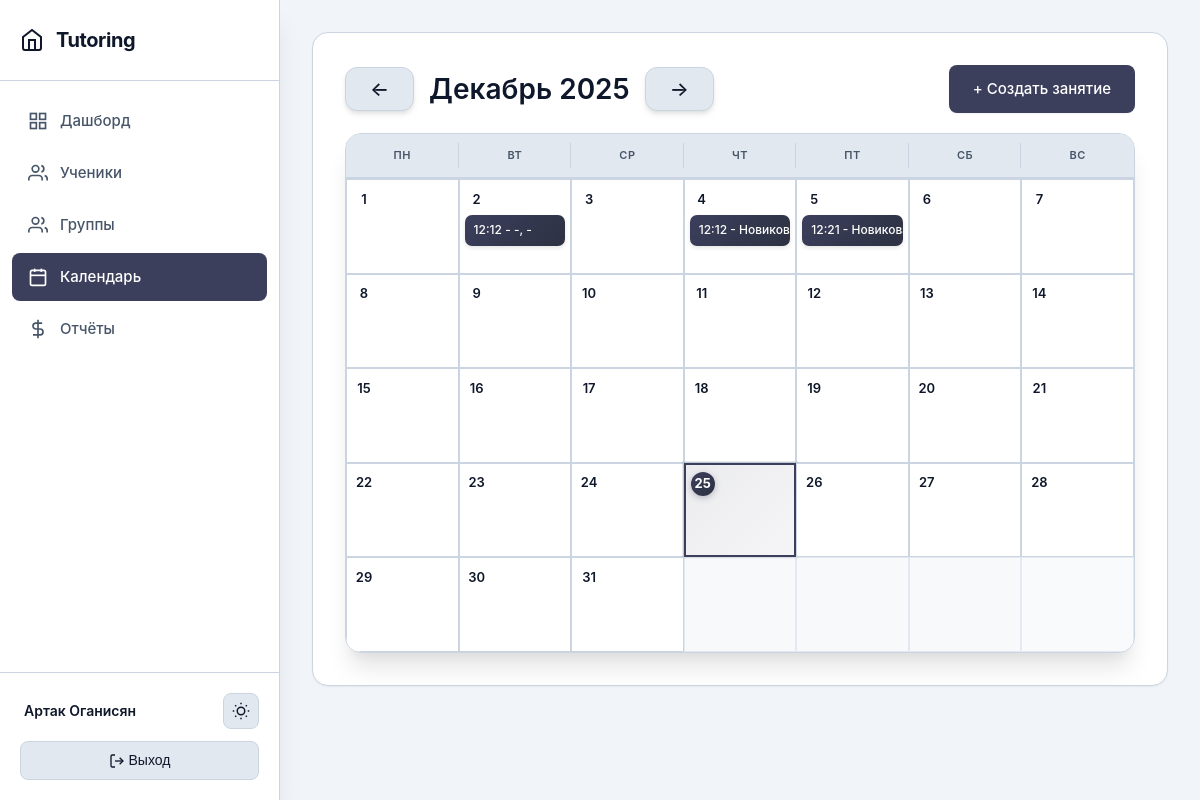
Before: /calendar/ (signed in) with the older database file.
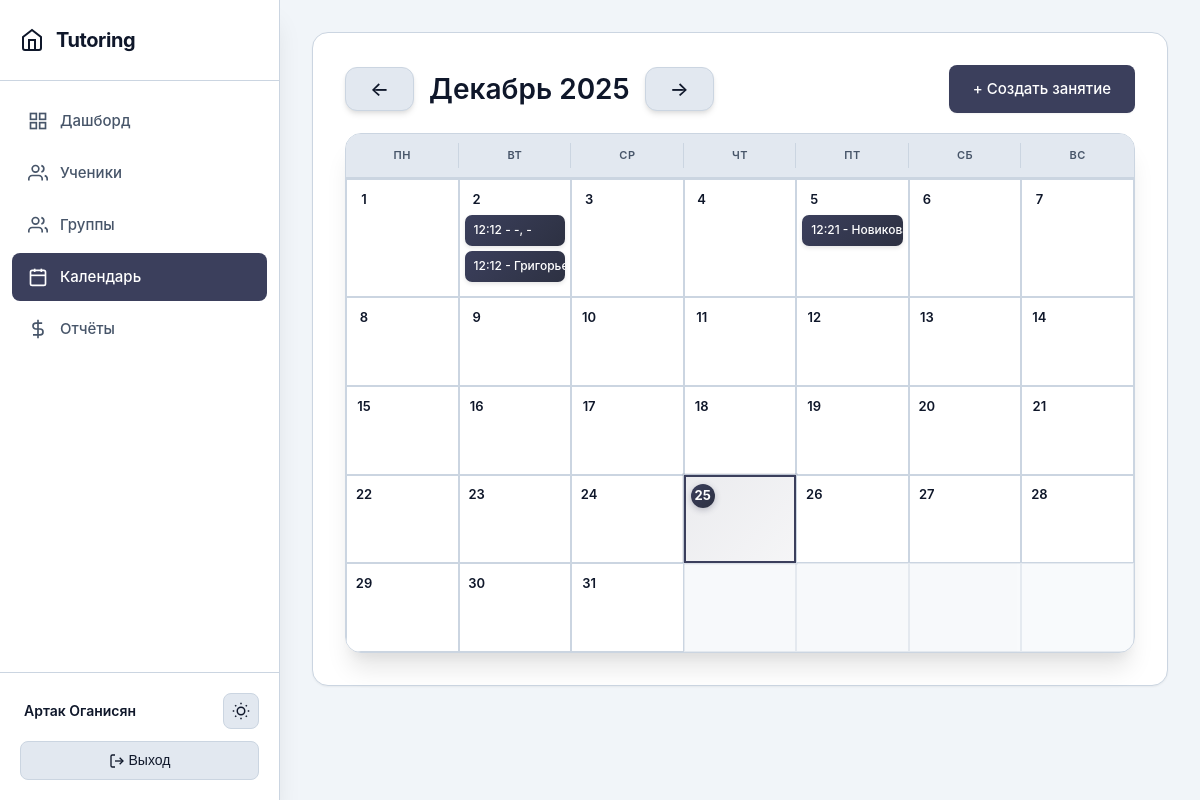
After: the same page with the newer database file.
### main/models.py (models this page shows, shortened)
class Lesson(models.Model):
    tutor = models.ForeignKey(Tutor, on_delete=models.CASCADE, related_name='lessons', verbose_name='Репетитор')
    students = models.ManyToManyField(Student, related_name='lessons', verbose_name='Ученики')
    date = models.DateField(verbose_name='Дата')
    time = models.TimeField(verbose_name='Время')
    duration = models.IntegerField(default=60, validators=[MinValueValidator(1)], verbose_name='Длительность (минуты)')
    lesson_price = models.DecimalField(max_digits=10, decimal_places=2, default=Decimal('0.00'), validators=[MinValueValidator(Decimal('0.00'))], verbose_name='Стоимость занятия (за одного ученика)')
    subject = models.CharField(max_length=200, blank=True, verbose_name='Предмет/Тема')
    notes = models.TextField(blank=True, verbose_name='Заметки')
    created_at = models.DateTimeField(auto_now_add=True, verbose_name='Дата создания')
    updated_at = models.DateTimeField(auto_now=True, verbose_name='Дата обновления')
    class Meta:
        verbose_name = 'Занятие'
        verbose_name_plural = 'Занятия'
        ordering = ['-date', '-time']

class Student(models.Model):
    tutor = models.ForeignKey(Tutor, on_delete=models.CASCADE, related_name='students', verbose_name='Репетитор')
    groups = models.ManyToManyField(StudentGroup, related_name='students', blank=True, verbose_name='Группы')
    first_name = models.CharField(max_length=100, verbose_name='Имя')
    last_name = models.CharField(max_length=100, verbose_name='Фамилия')
    phone = models.CharField(max_length=20, blank=True, null=True, verbose_name='Телефон')
    telegram = models.CharField(max_length=20, blank=True, null=True, verbose_name='Телеграм')
    created_at = models.DateTimeField(auto_now_add=True, verbose_name='Дата создания')
    updated_at = models.DateTimeField(auto_now=True, verbose_name='Дата обновления')
    grade = models.CharField(max_length=10, blank=True, null=True, verbose_name='Класс')
    notes = models.TextField(blank=True, verbose_name='Заметки')
    is_active = models.BooleanField(default=True, verbose_name='Активен')
    prepaid_balance = models.DecimalField(
        max_digits=10,
        decimal_places=2,
        default=Decimal('0.00'),
        verbose_name='Баланс предоплаты'
    )
    class Meta:
        verbose_name = 'Ученик'
        verbose_name_plural = 'Ученики'
        ordering = ['last_name', 'first_name']

### main/views.py (the view, shortened to what this page needs)
# urls.py: path('calendar/', views.calendar_view, name='calendar'),
@login_required
def calendar_view(request):
    tutor = get_tutor(request)
    if not tutor:
        messages.error(request, 'Профиль репетитора не найден.')
        return redirect('dashboard')
    now = timezone.now()
    try:
        year = int(request.GET.get('year', now.year))
        month = int(request.GET.get('month', now.month))
    except (ValueError, TypeError):
        year = now.year
        month = now.month
    today = now.date()
    try:
        week_offset = int(request.GET.get('week_offset', 0))
    except (ValueError, TypeError):
        week_offset = 0
    if month == 1:
        prev_month = 12
        prev_year = year - 1
    else:
        prev_month = month - 1
        prev_year = year
    if month == 12:
        next_month = 1
        next_year = year + 1
    else:
        next_month = month + 1
        next_year = year
    first_day = datetime(year, month, 1).date()
    last_day_num = monthrange(year, month)[1]
    last_day = datetime(year, month, last_day_num).date()
    lessons = Lesson.objects.filter(tutor=tutor, date__gte=first_day, date__lte=last_day).order_by('date', 'time')
    lessons_by_date = {}
    for lesson in lessons:
        date_key = lesson.date.strftime('%Y-%m-%d')
        if date_key not in lessons_by_date:
            lessons_by_date[date_key] = []
        lessons_by_date[date_key].append(lesson)
    first_weekday = first_day.weekday()  # 0 = понедельник, 6 = воскресенье
    calendar_days = []
    for _ in range(first_weekday):
        calendar_days.append(None)
    weekday_names = ['Понедельник', 'Вторник', 'Среда', 'Четверг', 'Пятница', 'Суббота', 'Воскресенье']
    for day in range(1, last_day_num + 1):
        date = datetime(year, month, day).date()
        date_key = date.strftime('%Y-%m-%d')
        calendar_days.append({
            'date': date,
            'lessons': lessons_by_date.get(date_key, []),
            'weekday_name': weekday_names[date.weekday()]
        })
    weeks = []
    week = []
    for day in calendar_days:
        week.append(day)
        if len(week) == 7:
            weeks.append(week)
            week = []
    if week:
        while len(week) < 7:
            week.append(None)
        weeks.append(week)
    base_week_index = None
    for i, week in enumerate(weeks):
        for day in week:
            if day and day['date'] == today:
                base_week_index = i
                break
        if base_week_index is not None:
            break
    if base_week_index is None:
        base_week_index = 0
    current_week_index = base_week_index + week_offset
    target_year = year
    target_month = month
    target_week_offset = week_offset
    if current_week_index < 0:
        current_week_index = 0
    elif current_week_index >= len(weeks):
        current_week_index = len(weeks) - 1
    current_week = weeks[current_week_index] if weeks and current_week_index < len(weeks) else []
    week_start_date = None
    week_end_date = None
    for day in current_week:
        if day:
            if week_start_date is None:
                week_start_date = day['date']
            week_end_date = day['date']
    if current_week_index >= len(weeks) - 1:
        next_week_year = next_year
        next_week_month = next_month
        next_week_offset = 0
    else:
        next_week_year = year
        next_week_month = month
        next_week_offset = week_offset + 1
    if current_week_index <= 0 and week_offset <= 0:
        if prev_month == 12:
            prev_first_day = datetime(prev_year, prev_month, 1).date()
        else:
            prev_first_day = datetime(prev_year, prev_month, 1).date()
        prev_last_day_num = monthrange(prev_year, prev_month)[1]
        prev_first_weekday = prev_first_day.weekday()
        prev_total_days = prev_last_day_num + prev_first_weekday
        prev_weeks_count = (prev_total_days + 6) // 7  # Округляем вверх
        prev_week_year = prev_year
        prev_week_month = prev_month
        prev_week_offset = prev_weeks_count - 1  # Показываем последнюю неделю предыдущего месяца
    else:
        prev_week_year = year
        prev_week_month = month
        prev_week_offset = week_offset - 1
    month_names = ['', 'Январь', 'Февраль', 'Март', 'Апрель', 'Май', 'Июнь',
                   'Июль', 'Август', 'Сентябрь', 'Октябрь', 'Ноябрь', 'Декабрь']
    return render(request, 'main/calendar.html', {
        'weeks': weeks,
        'current_week': current_week,
        'current_week_index': current_week_index,
        'week_start_date': week_start_date,
        'week_end_date': week_end_date,
        'year': year,
        'month': month,
        'month_name': month_names[month],
        'prev_year': prev_year,
        'prev_month': prev_month,
        'next_year': next_year,
        'next_month': next_month,
        'prev_week_offset': week_offset - 1,
        'next_week_offset': week_offset + 1,
        'today': today,
    })

### main/views.py (called while the page is built)
def get_tutor(request):
    if request.user.is_authenticated:
        try:
            return request.user.tutor
        except Tutor.DoesNotExist:
            return None
    return None

### main/templates/main/calendar.html (shortened to what this page needs)
{% extends 'main/base.html' %}
{% block content %}
<div class="calendar-header">
    <div class="calendar-nav">
        <a href="?year={{ prev_year }}&month={{ prev_month }}" class="btn btn-secondary calendar-nav-btn">←</a>
        <h2 class="calendar-title">{{ month_name }} {{ year }}</h2>
        <a href="?year={{ next_year }}&month={{ next_month }}" class="btn btn-secondary calendar-nav-btn">→</a>
    </div>
    <a href="{% url 'lesson_create' %}" class="btn">+ Создать занятие</a>
</div>
<table class="calendar-table">
    <thead>
        <tr>
            <th onclick="window.location.href='{% url 'recurring_lesson_create' %}?weekday=0'" title="Создать повторяющиеся занятия каждый понедельник">Пн</th>
            <th onclick="window.location.href='{% url 'recurring_lesson_create' %}?weekday=1'" title="Создать повторяющиеся занятия каждый вторник">Вт</th>
            <th onclick="window.location.href='{% url 'recurring_lesson_create' %}?weekday=2'" title="Создать повторяющиеся занятия каждую среду">Ср</th>
            <th onclick="window.location.href='{% url 'recurring_lesson_create' %}?weekday=3'" title="Создать повторяющиеся занятия каждый четверг">Чт</th>
            <th onclick="window.location.href='{% url 'recurring_lesson_create' %}?weekday=4'" title="Создать повторяющиеся занятия каждую пятницу">Пт</th>
            <th onclick="window.location.href='{% url 'recurring_lesson_create' %}?weekday=5'" title="Создать повторяющиеся занятия каждую субботу">Сб</th>
            <th onclick="window.location.href='{% url 'recurring_lesson_create' %}?weekday=6'" title="Создать повторяющиеся занятия каждое воскресенье">Вс</th>
        </tr>
    </thead>
    <tbody>
        {% for week in weeks %}
        <tr>
            {% for day in week %}
            {% if day %}
                {% if day.date|date:"Y-m-d" == today|date:"Y-m-d" %}
                <td class="today" onclick="window.location.href='{% url 'lesson_create' %}?date={{ day.date|date:'Y-m-d' }}'">
                {% else %}
                <td onclick="window.location.href='{% url 'lesson_create' %}?date={{ day.date|date:'Y-m-d' }}'">
                {% endif %}
                    <div class="day-number {% if day.date|date:"Y-m-d" == today|date:"Y-m-d" %}today{% endif %}">
                        {{ day.date.day }}
                    </div>
                    {% if day.lessons %}
                        {% for lesson in day.lessons|slice:":3" %}
                        <div class="lesson-item" onclick="event.stopPropagation(); window.location.href='{% url 'lesson_detail' lesson.pk %}'">
                            <a href="{% url 'lesson_detail' lesson.pk %}" onclick="event.stopPropagation();">
                                {{ lesson.time|time:"H:i" }} -
                                {% for student in lesson.students.all|slice:":2" %}
                                    {{ student.last_name }}{% if not forloop.last %}, {% endif %}
                                {% endfor %}
                            </a>
                        </div>
                        {% endfor %}
                    {% endif %}
                </td>
            {% else %}
                <td class="empty"></td>
            {% endif %}
            {% endfor %}
        </tr>
        {% endfor %}
    </tbody>
</table>
{% endblock %}

Changed rows visible on the page:
changed Lesson (number 2 of 3 on the later page): gains Student (last_name "Григ…"); loses Student (last_name "Нови…"); moves from the list under "4" to the list under "2"
